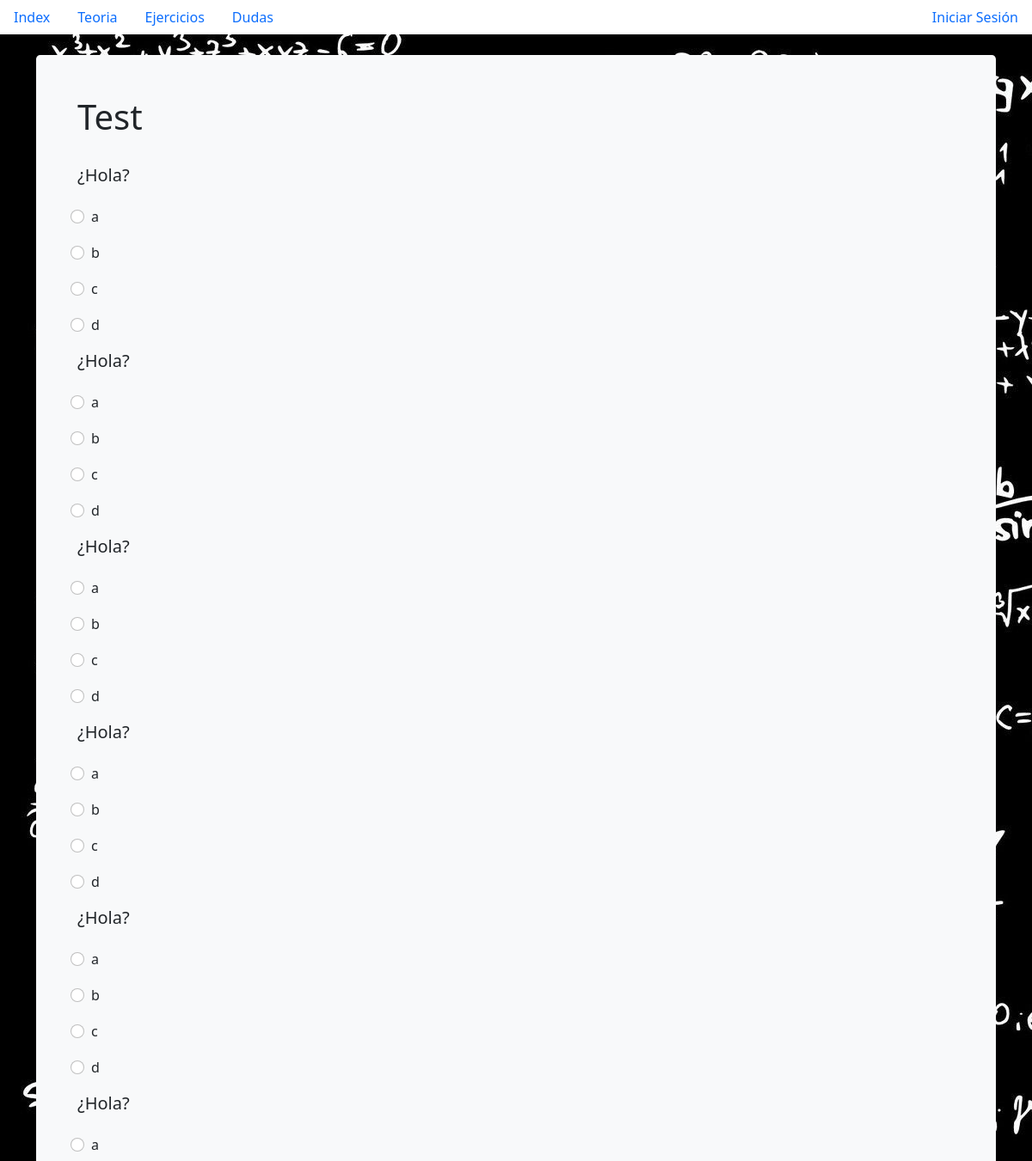
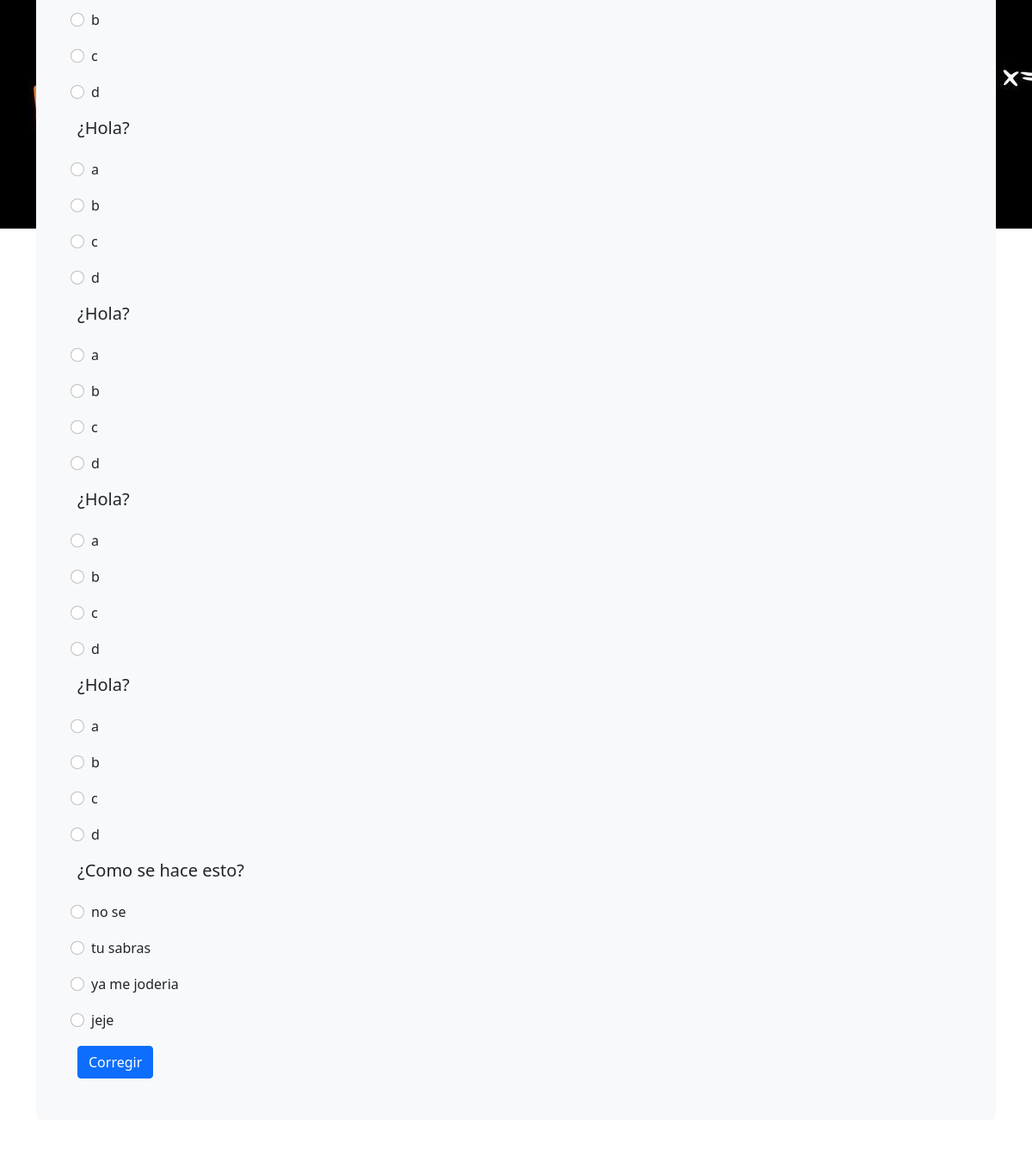
Page /ejercicios/ on the committed database (2 pictures, top to bottom).
### tables this page shows
CREATE TABLE tests(id INTEGER PRIMARY KEY AUTOINCREMENT, question text, a text, b text, c text, d text, answer char(1));

### app.py (the view)
@app.route('/ejercicios/', methods=['GET'])
def ejercicios():
    tests = database.get_tests()
    return render_template('ejercicios.html', tests=tests)

### database.py (called while the page is built)
def get_tests():
    _conn = sqlite3.connect(exercises_db_file_location)
    _c = _conn.cursor()
    _c.execute("SELECT * FROM tests;")
    result = [x for x in _c.fetchall()]
    _conn.close()
    return result

### templates/ejercicios.html (shortened to what this page needs)
<!doctype html>
<html lang="en">
<head>
    <link href="https://cdn.jsdelivr.net/npm/bootstrap@5.1.3/dist/css/bootstrap.min.css" rel="stylesheet"
>
</head>
<body>
    {% extends "base.html" %}
    {% block nav %}
    {{ super() }}
    <div class="bg-image" style="
      background-image: url('/static/img/203483-math-equation-wallpaper.jpg');
      background-repeat: no-repeat;
  background-attachment: fixed;">
        <div class="container py-4">
            <div class="p-5 mb-4 bg-light rounded-3">
                <h1>Test</h1>
                <br>
                <form class="row g-3 needs-validation" action="/correccion_ejercicios/" method='post'>
                    {% for id, question, a, b, c, d, answer in tests %}
                    <h5>{{ question }}</h5>
                    <div class="form-check">
                        <input class="form-check-input" type="radio" name="{{ id }}" id="flexRadioDefault1"
                            value="a">
                        <label class="form-check-label" for="flexRadioDefault1">
                            {{ a }}
                        </label>
                    </div>
                    <div class="form-check">
                        <input class="form-check-input" type="radio" name="{{ id }}" id="flexRadioDefault1"
                            value="b">
                        <label class="form-check-label" for="flexRadioDefault1">
                            {{ b }}
                        </label>
                    </div>
                    <div class="form-check">
                        <input class="form-check-input" type="radio" name="{{ id }}" id="flexRadioDefault1"
                            value="c">
                        <label class="form-check-label" for="flexRadioDefault1">
                            {{ c }}
                        </label>
                    </div>
                    <div class="form-check">
                        <input class="form-check-input" type="radio" name="{{ id }}" id="flexRadioDefault1"
                            value="d">
                        <label class="form-check-label" for="flexRadioDefault1">
                            {{ d }}
                        </label>
                    </div>
                    <br>
                    {% endfor %}
                    <div class="col-12">
                        <button class="btn btn-primary" type="submit">Corregir</button>
                    </div>
                </form>
            </div>
        </div>
        {% endblock %}

### templates/base.html (shortened to what this page needs)
<html>
<head>
    {% block nav %}
    <ul class="nav">
        <li class="nav-item">
            <a class="nav-link active" aria-current="page" href="{{ url_for('main') }}">Index</a>
        </li>
        <li class="nav-item">
            <a class="nav-link" href="{{ url_for('teoria') }}">Teoria</a>
        </li>
        <li class="nav-item">
            <a class="nav-link" href="{{ url_for('ejercicios') }}">Ejercicios</a>
        </li>
        <li class="nav-item">
            <a class="nav-link" href="{{ url_for('foro') }}">Dudas</a>
        </li>
        {% if session.get("email", None) == None %}
        <li class="nav-item ms-auto">
            <a class="nav-link ms" href="{{ url_for('login') }}">Iniciar Sesión</a>
        </li>
        {% endif %}
    </ul>
    {% endblock %}
</head>
</html>

### rows in the picture
tests: question "¿Hola?", a "a", b "b", c "c", d "d"
tests: question "¿Hola?", a "a", b "b", c "c", d "d"
tests: question "¿Hola?", a "a", b "b", c "c", d "d"
tests: question "¿Hola?", a "a", b "b", c "c", d "d"
tests: question "¿Hola?", a "a", b "b", c "c", d "d"
tests: question "¿Hola?", a "a", b "b", c "c", d "d"
tests: question "¿Hola?", a "a", b "b", c "c", d "d"
tests: question "¿Hola?", a "a", b "b", c "c", d "d"
tests: question "¿Hola?", a "a", b "b", c "c", d "d"
tests: question "¿Hola?", a "a", b "b", c "c", d "d"
tests: question "¿Como se hace esto?", a "no se", b "tu sabras", c "ya me joderia", d "jeje"
